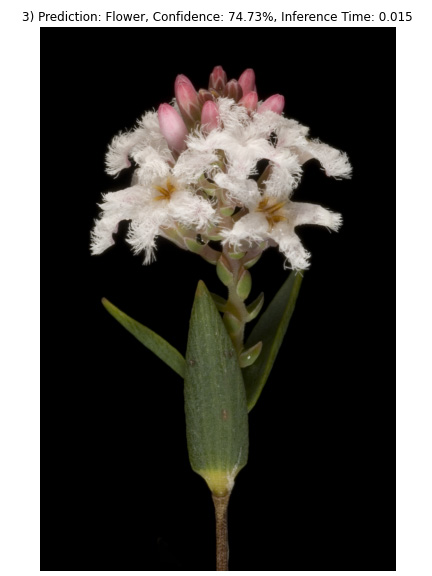
#> input picture classification_example.jpg, 432 x 576 px; its folder holds only this picture in this run
$ python -i wrangle_data.py   (imports and definitions only)
#> lines starting #> are read from the running program, lines starting #| are printed output that depends on the picture; after the words box and inside, x2 and y2 are one past the last pixel; in counts of white or black regions, pixels touching at a corner belong together
#> further down, picture is the input picture: shape (576, 432, 3); mean B, G, R 77.3, 81.3, 83.4
# Utility functions for dataset preprocessing - Classification for image tagging and Object detection for image cropping
# Last updated 8 Sep 2025 by K Wolcott
import matplotlib
import matplotlib.pyplot as plt
import pandas as pd
import numpy as np
import imgaug as ia
import imgaug.augmenters as iaa
from imgaug.augmentables.bbs import BoundingBox, BoundingBoxesOnImage
import os
import cv2
import csv
import mimetypes
import requests
from concurrent.futures import ThreadPoolExecutor
from tqdm import tqdm
from scipy.linalg import norm

# To read in EOL formatted data files
# [275 lines left out: functions read_datafile, display_image, draw_boxes, set_start_stop, augment_image, augment_image_w_bboxes and 8 more, not called in this run]

# To cartoonize an image
def cartoonize(img):
    # Add edges
    gray = cv2.cvtColor(img, cv2.COLOR_BGR2GRAY)
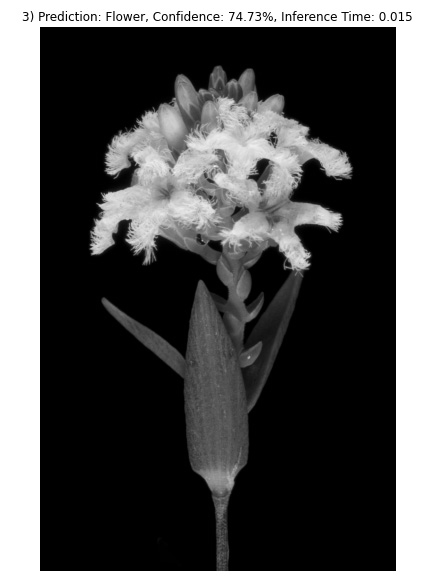
#> gray: shape (576, 432); min 0, max 255, mean 81.5
    gray = cv2.medianBlur(gray, 5)
    edges = cv2.adaptiveThreshold(gray, 255, cv2.ADAPTIVE_THRESH_MEAN_C,
                                         cv2.THRESH_BINARY, 9, 9)
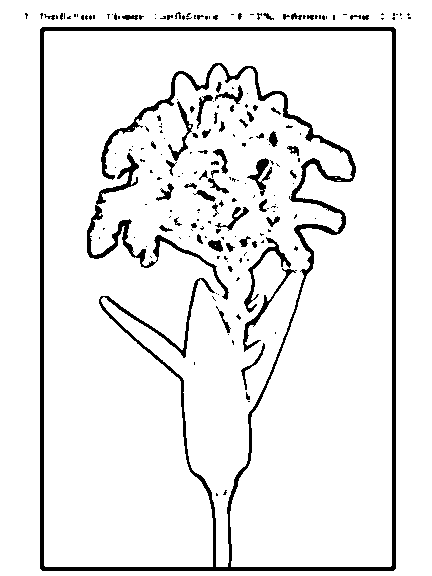
#> edges: shape (576, 432); 92.2% white; 201 black regions (140 under 20 px), largest, box (x1, y1, x2, y2) and area: (40, 27, 396, 571) 12577, (87, 153, 229, 300) 1709, (244, 237, 291, 313) 486
    edges = cv2.cvtColor(edges, cv2.COLOR_GRAY2RGB)
    # Bilateral filter
    color = cv2.bilateralFilter(img, 9, 250, 250)
    img2 = cv2.bitwise_and(color, edges)
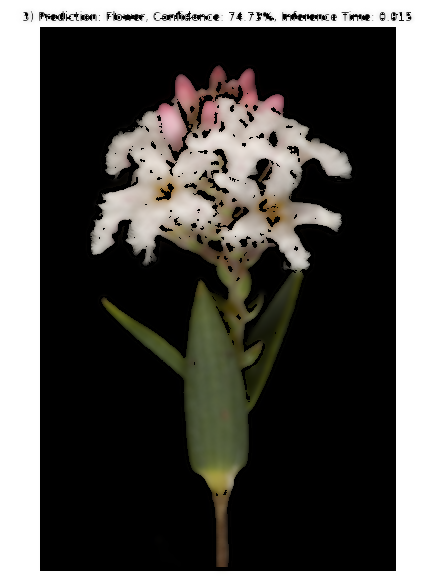
#> img2: shape (576, 432, 3); mean B, G, R 75.1, 78.6, 80.3

    return img2

# Calculate differences between original and cartoonized image
# [91 lines left out: functions calc_img_diffs, display_images, make_placeholders, record_results, download_image, download_images_parallel, not called in this run]

>>> import cv2
>>> picture = cv2.imread('../../../classification_example.jpg')
>>> result = cartoonize(picture)
